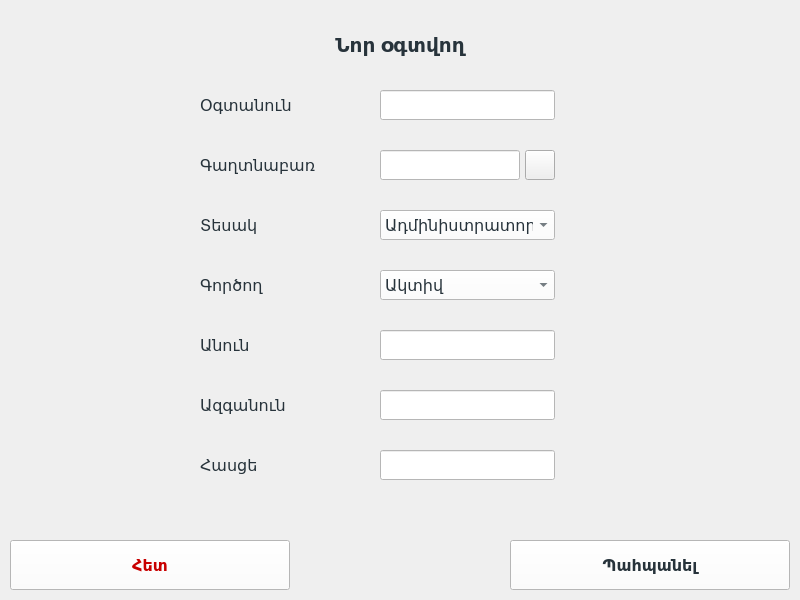
<?xml version="1.0" encoding="UTF-8"?>
<ui version="4.0">
 <class>InsertOrEditUsersPage</class>
 <widget class="QMainWindow" name="InsertOrEditUsersPage">
  <property name="geometry">
   <rect>
    <x>0</x>
    <y>0</y>
    <width>800</width>
    <height>600</height>
   </rect>
  </property>
  <property name="minimumSize">
   <size>
    <width>800</width>
    <height>600</height>
   </size>
  </property>
  <property name="maximumSize">
   <size>
    <width>800</width>
    <height>600</height>
   </size>
  </property>
  <property name="windowTitle">
   <string>MainWindow</string>
  </property>
  <widget class="QWidget" name="centralwidget">
   <widget class="QPushButton" name="previousPushButton">
    <property name="geometry">
     <rect>
      <x>10</x>
      <y>540</y>
      <width>280</width>
      <height>50</height>
     </rect>
    </property>
    <property name="font">
     <font>
      <pointsize>12</pointsize>
      <weight>75</weight>
      <bold>true</bold>
     </font>
    </property>
    <property name="styleSheet">
     <string notr="true">background-color: rgb(255, 255, 255);
color: rgb(200, 0, 0);</string>
    </property>
    <property name="text">
     <string>Հետ</string>
    </property>
   </widget>
   <widget class="QPushButton" name="savePushButton">
    <property name="geometry">
     <rect>
      <x>510</x>
      <y>540</y>
      <width>280</width>
      <height>50</height>
     </rect>
    </property>
    <property name="font">
     <font>
      <pointsize>12</pointsize>
      <weight>75</weight>
      <bold>true</bold>
     </font>
    </property>
    <property name="styleSheet">
     <string notr="true">color: rgb(39, 51, 59);
background-color: rgb(255, 255, 255);</string>
    </property>
    <property name="text">
     <string>Պահպանել</string>
    </property>
   </widget>
   <widget class="QLabel" name="mainLabel">
    <property name="geometry">
     <rect>
      <x>220</x>
      <y>20</y>
      <width>360</width>
      <height>50</height>
     </rect>
    </property>
    <property name="font">
     <font>
      <pointsize>15</pointsize>
      <weight>75</weight>
      <bold>true</bold>
     </font>
    </property>
    <property name="styleSheet">
     <string notr="true">color: rgb(39, 51, 59);</string>
    </property>
    <property name="text">
     <string>Նոր օգտվող</string>
    </property>
    <property name="alignment">
     <set>Qt::AlignCenter</set>
    </property>
   </widget>
   <widget class="QLabel" name="usernameLabe">
    <property name="geometry">
     <rect>
      <x>200</x>
      <y>90</y>
      <width>175</width>
      <height>30</height>
     </rect>
    </property>
    <property name="font">
     <font>
      <pointsize>12</pointsize>
     </font>
    </property>
    <property name="styleSheet">
     <string notr="true">color: rgb(39, 51, 59);</string>
    </property>
    <property name="text">
     <string>Օգտանուն</string>
    </property>
   </widget>
   <widget class="QLineEdit" name="usernameLineEdit">
    <property name="geometry">
     <rect>
      <x>380</x>
      <y>90</y>
      <width>175</width>
      <height>30</height>
     </rect>
    </property>
    <property name="font">
     <font>
      <pointsize>12</pointsize>
     </font>
    </property>
    <property name="styleSheet">
     <string notr="true">color: rgb(39, 51, 59);
background-color: rgb(255, 255, 255);</string>
    </property>
    <property name="alignment">
     <set>Qt::AlignCenter</set>
    </property>
   </widget>
   <widget class="QLabel" name="passwordLabel">
    <property name="geometry">
     <rect>
      <x>200</x>
      <y>150</y>
      <width>175</width>
      <height>30</height>
     </rect>
    </property>
    <property name="font">
     <font>
      <pointsize>12</pointsize>
     </font>
    </property>
    <property name="styleSheet">
     <string notr="true">color: rgb(39, 51, 59);</string>
    </property>
    <property name="text">
     <string>Գաղտնաբառ</string>
    </property>
   </widget>
   <widget class="QLineEdit" name="passwordLineEdit">
    <property name="geometry">
     <rect>
      <x>380</x>
      <y>150</y>
      <width>140</width>
      <height>30</height>
     </rect>
    </property>
    <property name="font">
     <font>
      <pointsize>12</pointsize>
     </font>
    </property>
    <property name="styleSheet">
     <string notr="true">color: rgb(39, 51, 59);
background-color: rgb(255, 255, 255);</string>
    </property>
    <property name="alignment">
     <set>Qt::AlignCenter</set>
    </property>
   </widget>
   <widget class="QLabel" name="typeLabel">
    <property name="geometry">
     <rect>
      <x>200</x>
      <y>210</y>
      <width>175</width>
      <height>30</height>
     </rect>
    </property>
    <property name="font">
     <font>
      <pointsize>12</pointsize>
     </font>
    </property>
    <property name="styleSheet">
     <string notr="true">color: rgb(39, 51, 59);</string>
    </property>
    <property name="text">
     <string>Տեսակ</string>
    </property>
   </widget>
   <widget class="QLabel" name="stateLabel">
    <property name="geometry">
     <rect>
      <x>200</x>
      <y>270</y>
      <width>175</width>
      <height>30</height>
     </rect>
    </property>
    <property name="font">
     <font>
      <pointsize>12</pointsize>
     </font>
    </property>
    <property name="styleSheet">
     <string notr="true">color: rgb(39, 51, 59);</string>
    </property>
    <property name="text">
     <string>Գործող</string>
    </property>
   </widget>
   <widget class="QLineEdit" name="nameLineEdit">
    <property name="geometry">
     <rect>
      <x>380</x>
      <y>330</y>
      <width>175</width>
      <height>30</height>
     </rect>
    </property>
    <property name="font">
     <font>
      <pointsize>12</pointsize>
     </font>
    </property>
    <property name="styleSheet">
     <string notr="true">color: rgb(39, 51, 59);
background-color: rgb(255, 255, 255);</string>
    </property>
    <property name="alignment">
     <set>Qt::AlignCenter</set>
    </property>
   </widget>
   <widget class="QLineEdit" name="surnameLineEdit">
    <property name="geometry">
     <rect>
      <x>380</x>
      <y>390</y>
      <width>175</width>
      <height>30</height>
     </rect>
    </property>
    <property name="font">
     <font>
      <pointsize>12</pointsize>
     </font>
    </property>
    <property name="styleSheet">
     <string notr="true">color: rgb(39, 51, 59);
background-color: rgb(255, 255, 255);</string>
    </property>
    <property name="alignment">
     <set>Qt::AlignCenter</set>
    </property>
   </widget>
   <widget class="QLabel" name="nameLabel">
    <property name="geometry">
     <rect>
      <x>200</x>
      <y>330</y>
      <width>175</width>
      <height>30</height>
     </rect>
    </property>
    <property name="font">
     <font>
      <pointsize>12</pointsize>
     </font>
    </property>
    <property name="styleSheet">
     <string notr="true">color: rgb(39, 51, 59);</string>
    </property>
    <property name="text">
     <string>Անուն</string>
    </property>
   </widget>
   <widget class="QLabel" name="surnameLabel">
    <property name="geometry">
     <rect>
      <x>200</x>
      <y>390</y>
      <width>175</width>
      <height>30</height>
     </rect>
    </property>
    <property name="font">
     <font>
      <pointsize>12</pointsize>
     </font>
    </property>
    <property name="styleSheet">
     <string notr="true">color: rgb(39, 51, 59);</string>
    </property>
    <property name="text">
     <string>Ազգանուն</string>
    </property>
   </widget>
   <widget class="QComboBox" name="typeComboBox">
    <property name="geometry">
     <rect>
      <x>380</x>
      <y>210</y>
      <width>175</width>
      <height>30</height>
     </rect>
    </property>
    <property name="font">
     <font>
      <pointsize>12</pointsize>
     </font>
    </property>
    <property name="styleSheet">
     <string notr="true">color: rgb(39, 51, 59);
background-color: rgb(255, 255, 255);</string>
    </property>
    <item>
     <property name="text">
      <string>Ադմինիստրատոր</string>
     </property>
    </item>
    <item>
     <property name="text">
      <string>Գանձապահ</string>
     </property>
    </item>
   </widget>
   <widget class="QComboBox" name="stateComboBox">
    <property name="geometry">
     <rect>
      <x>380</x>
      <y>270</y>
      <width>175</width>
      <height>30</height>
     </rect>
    </property>
    <property name="font">
     <font>
      <pointsize>12</pointsize>
     </font>
    </property>
    <property name="styleSheet">
     <string notr="true">color: rgb(39, 51, 59);
background-color: rgb(255, 255, 255);</string>
    </property>
    <item>
     <property name="text">
      <string>Ակտիվ</string>
     </property>
    </item>
    <item>
     <property name="text">
      <string>Պասիվ</string>
     </property>
    </item>
   </widget>
   <widget class="QLineEdit" name="addressLineEdit">
    <property name="geometry">
     <rect>
      <x>380</x>
      <y>450</y>
      <width>175</width>
      <height>30</height>
     </rect>
    </property>
    <property name="font">
     <font>
      <pointsize>12</pointsize>
     </font>
    </property>
    <property name="styleSheet">
     <string notr="true">color: rgb(39, 51, 59);
background-color: rgb(255, 255, 255);</string>
    </property>
    <property name="alignment">
     <set>Qt::AlignCenter</set>
    </property>
   </widget>
   <widget class="QLabel" name="addressLabel">
    <property name="geometry">
     <rect>
      <x>200</x>
      <y>450</y>
      <width>175</width>
      <height>30</height>
     </rect>
    </property>
    <property name="font">
     <font>
      <pointsize>12</pointsize>
     </font>
    </property>
    <property name="styleSheet">
     <string notr="true">color: rgb(39, 51, 59);</string>
    </property>
    <property name="text">
     <string>Հասցե</string>
    </property>
   </widget>
   <widget class="QPushButton" name="show_hidePushButton">
    <property name="geometry">
     <rect>
      <x>525</x>
      <y>150</y>
      <width>30</width>
      <height>30</height>
     </rect>
    </property>
    <property name="text">
     <string/>
    </property>
   </widget>
  </widget>
 </widget>
 <resources/>
 <connections/>
</ui>
